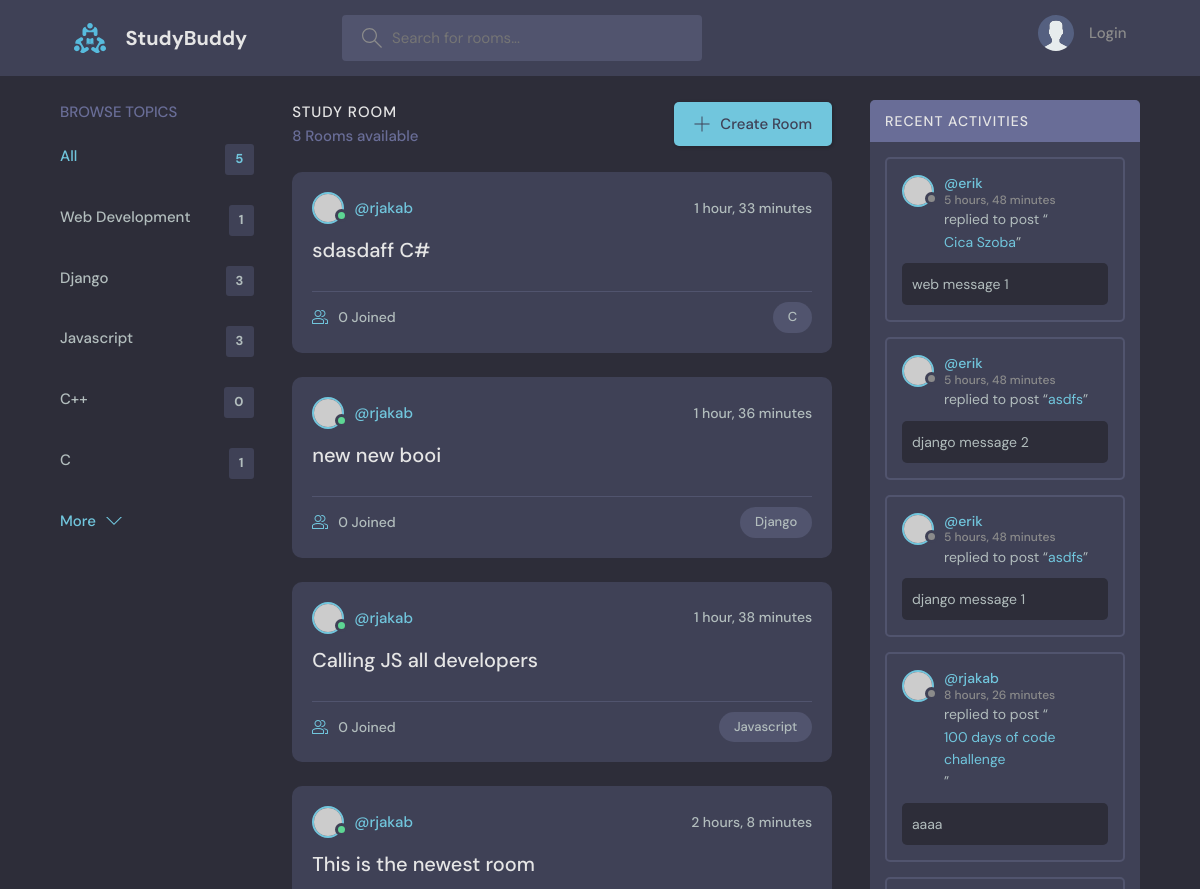
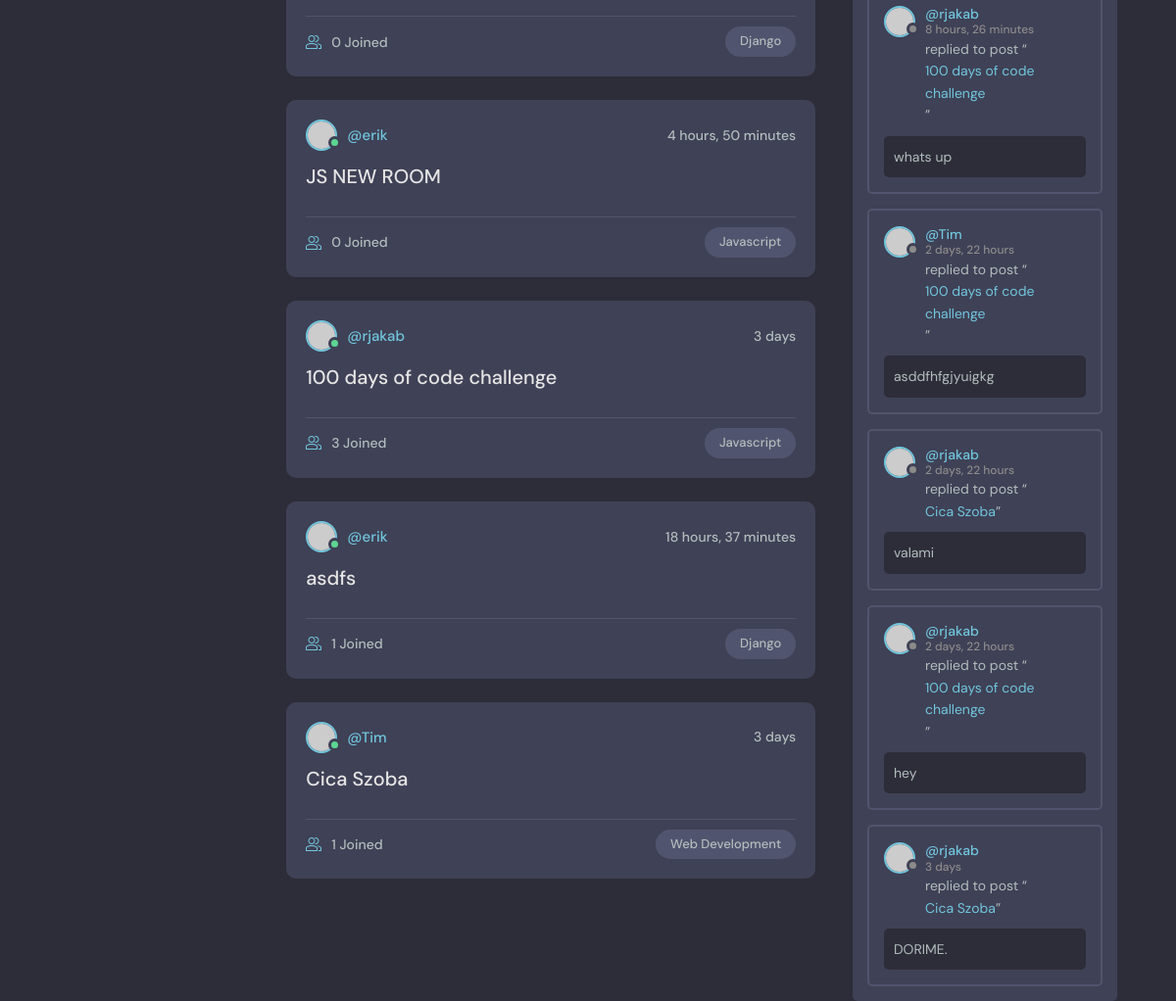
Before: / with the older database file (2 pictures, top to bottom).
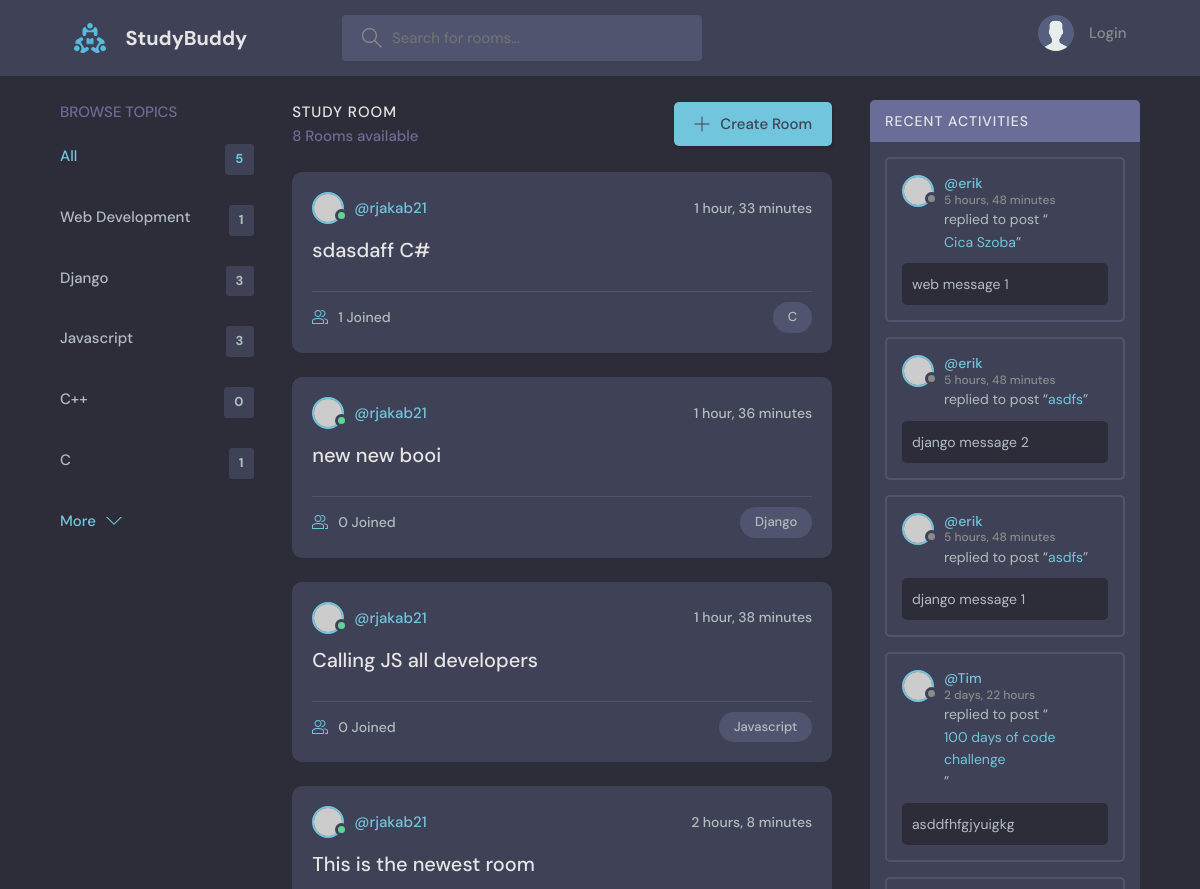
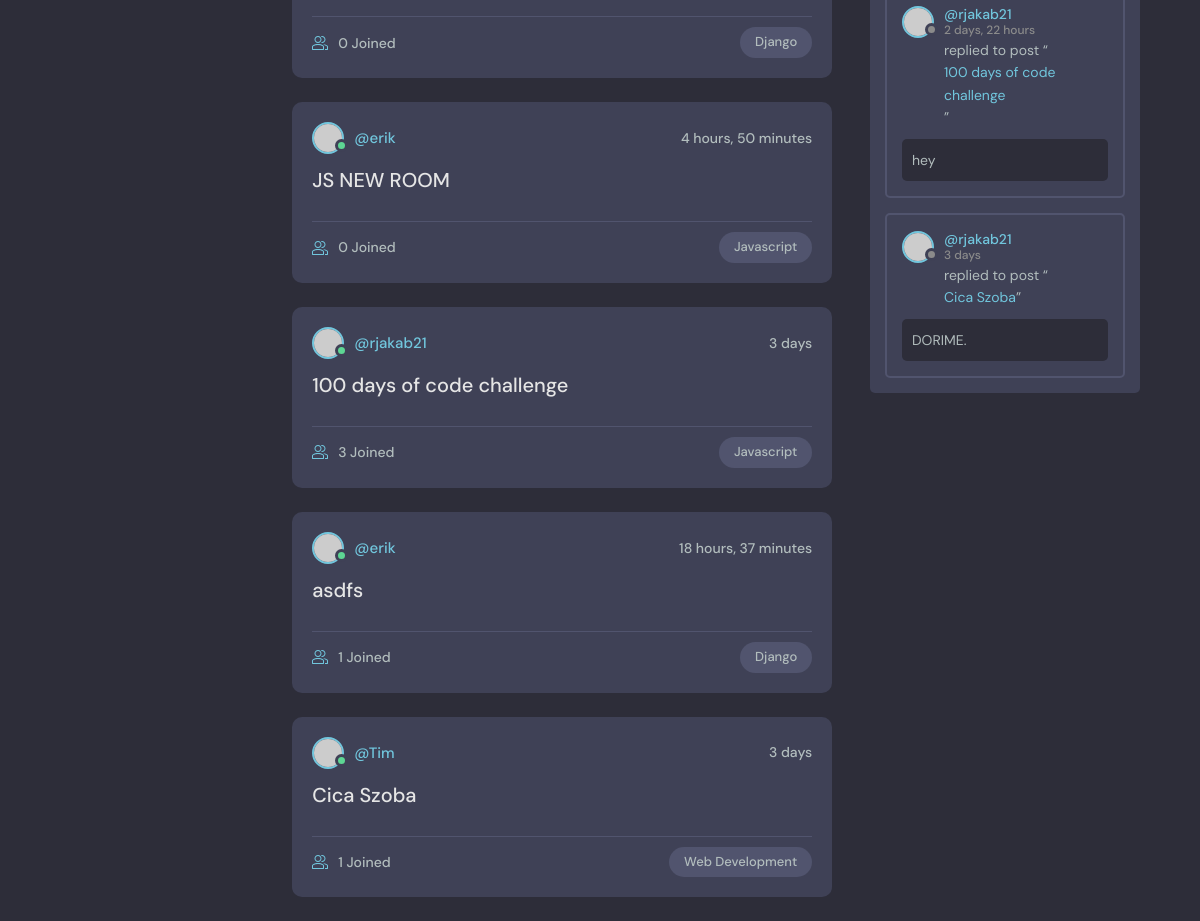
After: the same page with the newer database file (2 pictures, top to bottom).
### base/models.py (models this page shows, shortened)
class Topic(models.Model):
    name = models.CharField(max_length=200)

class Room(models.Model):
    host = models.ForeignKey(User, on_delete=models.SET_NULL, null=True)
    topic = models.ForeignKey(Topic, on_delete=models.SET_NULL, null=True)
    name = models.CharField(max_length=200)
    description = models.TextField(null=True, blank=True)
    participants = models.ManyToManyField(
        User, related_name='participants', blank=True)
    updated = models.DateTimeField(auto_now=True)
    created = models.DateTimeField(auto_now_add=True)
    class Meta:
        ordering = ['-updated', '-created']
    def __str__(self) -> str:
        return self.name

class Message(models.Model):
    user = models.ForeignKey(User, on_delete=models.CASCADE)
    room = models.ForeignKey(Room, on_delete=models.CASCADE)
    body = models.TextField()
    updated = models.DateTimeField(auto_now=True)
    created = models.DateTimeField(auto_now_add=True)
    class Meta:
        ordering = ['-updated', '-created']

### base/views.py (the view)
# urls.py: path("", views.home, name="home"),
def home(request):
    q = request.GET.get('q') if request.GET.get('q') != None else ''
    rooms = Room.objects.filter(
        Q(topic__name__icontains=q) |
        Q(name__icontains=q) |
        Q(description__icontains=q)
    )
    topics = Topic.objects.all()
    room_count = rooms.count()
    room_messages = Message.objects.filter(Q(room__topic__name__icontains=q))
    context = {'rooms': rooms, 'topics': topics,
               'room_count': room_count, 'room_messages': room_messages}
    return render(request, 'base/home.html', context)

### base/templates/base/home.html (shortened to what this page needs)
{% extends 'main.html' %}
{% block content %}
<main class="layout layout--3">
  <div class="container">
    {% include 'base/topics_component.html' %}
    <div class="roomList">
      <div class="roomList__header">
        <div>
          <h2>Study Room</h2>
          <p>{{room_count}} Rooms available</p>
        </div>
        <a class="btn btn--main" href="{% url 'create-room' %}">
          <svg version="1.1" xmlns="http://www.w3.org/2000/svg" width="32" height="32" viewBox="0 0 32 32">
            <title>add</title>
            <path
              d="M16.943 0.943h-1.885v14.115h-14.115v1.885h14.115v14.115h1.885v-14.115h14.115v-1.885h-14.115v-14.115z">
            </path>
          </svg>
          Create Room
        </a>
      </div>
      {% include 'base/feed_component.html' %}
    </div>
    {% include 'base/activity_component.html' %}
  </div>
</main>
{% endblock %}

### base/templates/base/topics_component.html
<div class="topics">
    <div class="topics__header">
        <h2>Browse Topics</h2>
    </div>
    <ul class="topics__list">
        <li>
            <a href="{% url 'home' %}" class="active">All <span>{{topics.count}}</span></a>
        </li>
        {% for topic in topics %}
        <li>
            <a href="{% url 'home' %}?q={{topic.name}}">{{topic.name}} <span>{{topic.room_set.all.count}}</span></a>
        </li>
        {% endfor %}
    </ul>
    <a class="btn btn--link" href="/">
        More
        <svg version="1.1" xmlns="http://www.w3.org/2000/svg" width="32" height="32" viewBox="0 0 32 32">
            <title>chevron-down</title>
            <path d="M16 21l-13-13h-3l16 16 16-16h-3l-13 13z"></path>
        </svg>
    </a>
</div>

### base/templates/base/feed_component.html (shortened to what this page needs)
{% for room in rooms %}
<div class="roomListRoom">
    <div class="roomListRoom__header">
        <a href="{% url 'user-profile' room.host.id %}" class="roomListRoom__author">
            <div class="avatar avatar--small active">
                <img src="https://randomuser.me/api/portraits/men/11.jpg" />
            </div>
            <span>@{{room.host.username}}</span>
        </a>
        <div class="roomListRoom__actions">
            <span>{{room.created|timesince}}</span>
        </div>
    </div>
    <div class="roomListRoom__content">
        <a href="{% url 'room' room.id %}">{{room.name}}</a>
    </div>
    <div class="roomListRoom__meta">
        <a class="roomListRoom__joined">
            {{room.participants.all.count}} Joined
        </a>
        <p class="roomListRoom__topic">{{room.topic.name}}</p>
    </div>
</div>
{% endfor %}

### base/templates/base/activity_component.html (shortened to what this page needs)
<div class="activities">
    <div class="activities__header">
        <h2>Recent Activities</h2>
    </div>
    {% for message in room_messages %}
    <div class="activities__box">
        <div class="activities__boxHeader roomListRoom__header">
            <a href="{% url 'user-profile' message.user.id %}" class="roomListRoom__author">
                <div class="avatar avatar--small">
                    <img src="https://randomuser.me/api/portraits/women/11.jpg" />
                </div>
                <p>
                    @{{message.user}}
                    <span>{{message.created|timesince}}</span>
                </p>
            </a>
        </div>
        <div class="activities__boxContent">
            <p>replied to post “<a href="{% url 'room' message.room.id %}">{{message.room}}</a>”</p>
            <div class="activities__boxRoomContent">
                {{message.body}}
            </div>
        </div>
    </div>
    {% endfor %}
</div>

Changed rows visible on the page:
removed Message: user "rjakab", created "8 hours, 26 minutes", room "100 days of code challenge", body "aaaa"
removed Message: user "rjakab", created "8 hours, 26 minutes", room "100 days of code challenge", body "whats up"
removed Message: user "rjakab", created "2 days, 22 hours", room "Cica Szoba", body "valami"
changed through a linked row, Room "sdasdaff C#": host.username "rjakab" → "rjakab21"; participants.all.count "0" → "1"
changed through a linked row, Room "new new booi": host.username "rjakab" → "rjakab21"
changed through a linked row, Room "Calling JS all developers": host.username "rjakab" → "rjakab21"
changed through a linked row, Room "This is the newest room": host.username "rjakab" → "rjakab21"
changed through a linked row, Room "100 days of code challenge": host.username "rjakab" → "rjakab21"
changed through a linked row, Message "hey": user "rjakab" → "rjakab21"
changed through a linked row, Message "DORIME.": user "rjakab" → "rjakab21"
